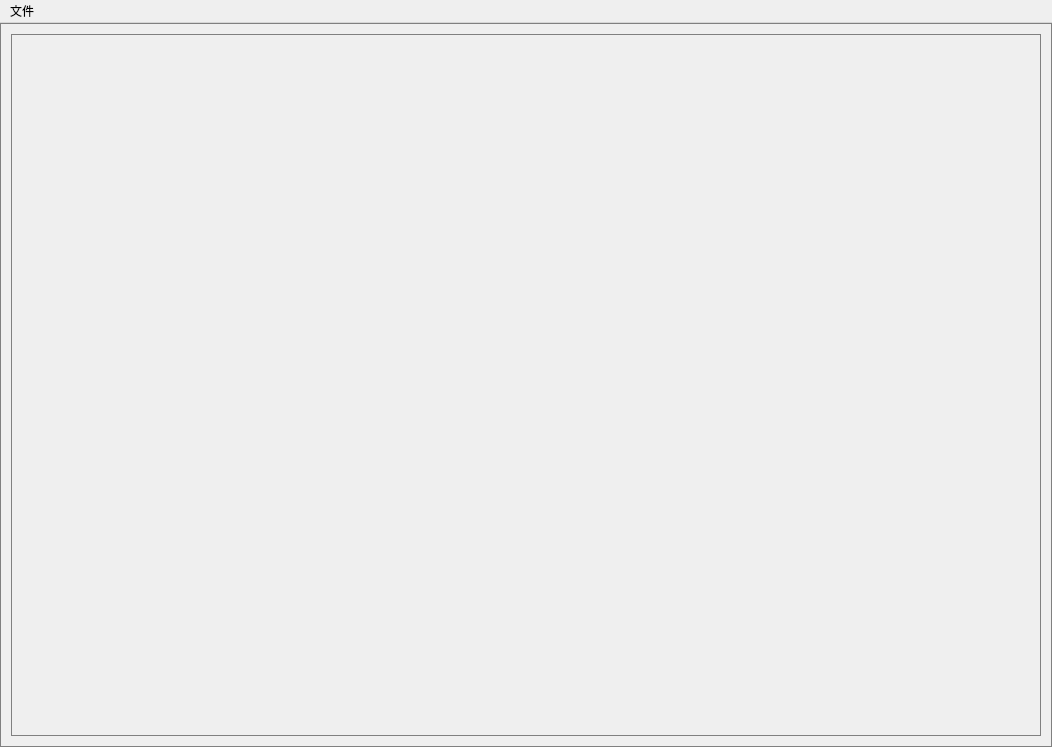
<?xml version="1.0" encoding="UTF-8"?>
<ui version="4.0">
 <class>MainWindow</class>
 <widget class="QMainWindow" name="MainWindow">
  <property name="geometry">
   <rect>
    <x>0</x>
    <y>0</y>
    <width>1052</width>
    <height>747</height>
   </rect>
  </property>
  <property name="windowTitle">
   <string>MainWindow</string>
  </property>
  <widget class="QWidget" name="centralWidget">
   <property name="styleSheet">
    <string notr="true">border: 1px solid gray;</string>
   </property>
   <layout class="QGridLayout" name="gridLayout_3">
    <item row="0" column="0">
     <widget class="myopenGL" name="widget_4" native="true"/>
    </item>
   </layout>
  </widget>
  <widget class="QMenuBar" name="menuBar">
   <property name="geometry">
    <rect>
     <x>0</x>
     <y>0</y>
     <width>1052</width>
     <height>28</height>
    </rect>
   </property>
   <widget class="QMenu" name="menu">
    <property name="title">
     <string>文件</string>
    </property>
   </widget>
   <addaction name="menu"/>
  </widget>
 </widget>
 <layoutdefault spacing="6" margin="11"/>
 <customwidgets>
  <customwidget>
   <class>myopenGL</class>
   <extends>QWidget</extends>
   <header>myopengl.h</header>
   <container>1</container>
  </customwidget>
 </customwidgets>
 <resources/>
 <connections/>
</ui>
